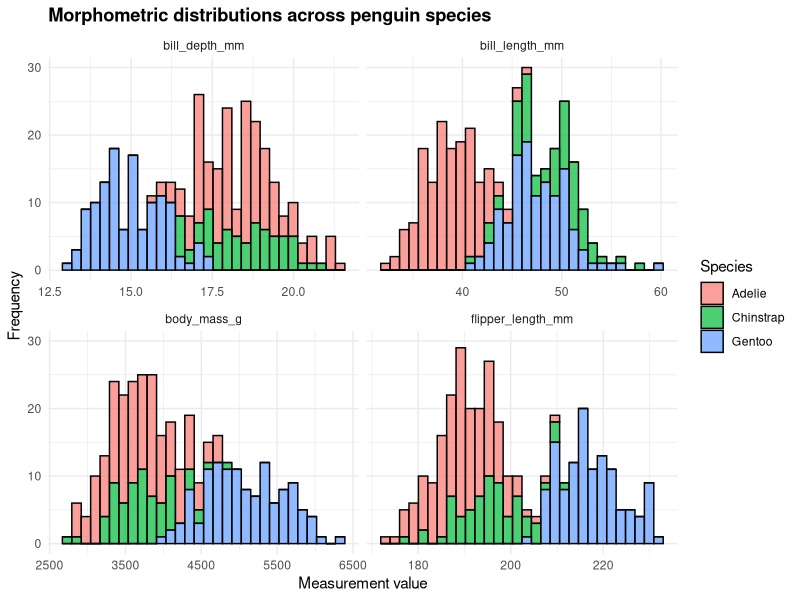

This figure's R source:
## ---- chunk 1
knitr::opts_chunk$set(
  echo = TRUE,
  include = TRUE,
  message = FALSE,
  warning = FALSE)
## ---- chunk 2
#| message: true
#| warning: false
rm(list = ls())
## ---- chunk 3
# in the console:
#   credentials::git_credential_ask()
#   usethis::git_sitrep()

# if error message comes up that default branch is origin when it should be "main", enter this in the console:
#   usethis::git_default_branch_rediscover()

# in the console:
#   usethis::use_git()
#   usethis::use_github()

# in RStudio terminal:
  # git remote add origin https://github.com/katiedyck/MB5370_Module02.git
  # git push -u origin main
  # git push
## ---- chunk 4
# Load all required packages for this workshop
library(tidyverse)  # includes `stringr` and `lubridate` packages
library(here)
library(readxl)
library(palmerpenguins)
## ---- chunk 5
table1 <- table1
print(table1)
## ---- chunk 6
table2 <- table2
print(table2)

table3 <- table3
print(table3)
## ---- chunk 7
table1 |> 
  pivot_longer(cols = c("cases", "population"),
               names_to = "case_type",
               values_to = "case_count")
## ---- chunk 8
table2 |> 
  pivot_wider(names_from = "type", values_from = "count")
## ---- chunk 9
billboard <- billboard
billboard
## ---- chunk 10
billboard |> 
  pivot_longer(cols = starts_with("wk"),
               names_to = "week",
               values_to = "rank")
## ---- chunk 11
billboard |> 
  pivot_longer(cols = starts_with("wk"),
               names_to = "week",
               values_to = "rank",
               values_drop_na = TRUE)
## ---- chunk 12
billboard |> 
  pivot_longer(cols = starts_with("wk"),
               names_to = "week",
               values_to = "rank",
               values_drop_na = TRUE,
               names_prefix = "wk") |> 
  mutate(week = as.numeric(week))
## ---- chunk 13
cms_patient_experience <- cms_patient_experience
cms_patient_experience
## ---- chunk 14
cms_patient_experience |> 
  distinct(measure_cd, measure_title)
## ---- chunk 15
cms_patient_experience |> 
  pivot_wider(id_cols = starts_with("org"),   # tells pivot_wider which columns have values that are unique to each row
              names_from = measure_title,
              values_from = prf_rate)
## ---- chunk 16
penguins <- penguins
penguins
## ---- chunk 17
penguins_long <- penguins |> 
  pivot_longer(cols = c(bill_length_mm, bill_depth_mm, flipper_length_mm, body_mass_g),
               names_to = "measurement_type",
               values_to = "value")

penguins_long
## ---- chunk 18
penguins_long |> 
  drop_na(value) |> 
  ggplot(aes(x = value, fill = species)) +
  geom_histogram(bins = 30, alpha = 0.7, colour = "black") +
  facet_wrap(~ measurement_type, scales = "free_x") +
  theme_minimal() +
  labs(title = "Morphometric distributions across penguin species",
       x = "Measurement value",
       y = "Frequency") +
  theme(plot.title = element_text(face = "bold")) +
  scale_fill_discrete(name = "Species")

## ---- chunk 19
mass_summary <- penguins |> 
  drop_na(body_mass_g) |> 
  group_by(species, island) |> 
  summarise(mean_mass = mean(body_mass_g))

mass_summary
## ---- chunk 20
mass_matrix <- mass_summary |> 
  pivot_wider(names_from = island,     # which column provides new column headers
              values_from = mean_mass)   # which columns provides values to fill new columns

mass_matrix
# NA values mean no penguins of that species were found on that island
## ---- chunk 21
table3
## ---- chunk 22
table3 |> 
  separate(rate, into = c("cases", "population"))
## ---- chunk 23
table3 |> 
  separate(rate, into = c("cases", "population"), sep = "/")
# gives the same output as the previous code chunk
## ---- chunk 24
table3 |> 
  separate(rate, into = c("cases", "population"), sep = "/") |> 
  mutate(cases = as.numeric(cases),
         population = as.numeric(population))

# OR

table3 |> 
  separate(rate, into = c("cases", "population"), sep = "/", convert = TRUE)
## ---- chunk 25
table3 |> 
  separate(year, into = c("century", "year"), sep = 2)
## ---- chunk 26
table5

table5 |> 
  unite(new, century, year, sep = "")   # no separator - default is "_"
## ---- chunk 27
# Very messy data frame of field sites
messy_sites <- tibble(
  site_id = c(" Nelly Bay", "nelly_bay", "NELLY BAY", " Geoffrey_Bay ", "geoffrey bay")
)

print(messy_sites)

# Using stringr within mutate to standardize the text
clean_sites <- messy_sites |>
  mutate(
    # 1. Convert everything to lowercase
    site_clean = str_to_lower(site_id),
    # 2. Replace any spaces with underscores
    site_clean = str_replace_all(site_clean, pattern = " ", replacement = "_"),
    # 3. Trim any leading or trailing whitespace (invisible spaces at the ends)
    site_clean = str_trim(site_clean),
    # 4. Remove any trailing or leading underscores
    site_clean = str_replace_all(site_clean, pattern = "^_+|_+$", replacement = ""),
    # 5. Replace underscores with spaces
    site_clean = str_replace_all(site_clean, pattern = "_", replacement = " "),
    # 6. Convert to title case (first letter of each word capitalized)
    site_clean = str_to_title(site_clean)
  )

print(clean_sites)
## ---- chunk 28
date_1 <- dmy("25/12/2026")
date_2 <- ymd("2026-12-25")

# R now recognizes these as identical Date objects
date_1 == date_2
## ---- chunk 29
# A tibble of raw sensor data with a messy character timestamp
sensor_data <- tibble(
  raw_time = c("14-05-2026 08:30:00", "14-05-2026 08:45:00", "14-05-2026 09:00:00"),
  temperature = c(24.5, 24.6, 24.4)
)

# Converting character strings to true POSIXct datetime objects
sensor_clean <- sensor_data |>
  mutate(
    true_time = dmy_hms(raw_time)
  )

print(sensor_clean)
## ---- chunk 30
# Table 1: Biological observation data
observations <- tibble(
  site_code = c("NB", "GB", "MI", "NB", "HB"),
  species = c("Trout", "Snapper", "Trout", "Cod", "Trout"),
  count = c(5, 2, 1, 3, 8)
)

print(observations)

# Table 2: Spatial metadata
site_metadata <- tibble(
  site_code = c("NB", "GB", "MI", "RP", "WP"),
  zone = c("Marine National Park", "Conservation Park", "Habitat Protection", "General Use", "Other Use"),
  lat = c(-19.16, -19.15, -19.14, -19.12, -19.11)
)

print(site_metadata)
## ---- chunk 31
joined_data <- observations |> 
  left_join(site_metadata, by = join_by(site_code))

print(joined_data)
## ---- chunk 32
matched_data <- observations |>
  inner_join(site_metadata, by = join_by(site_code))

print(matched_data)
## ---- chunk 33
# Which observations are missing from our metadata dictionary?
missing_context <- observations |>
  anti_join(site_metadata, by = join_by(site_code))

print(missing_context)
## ---- chunk 34
# Raw data from an old temperature logger
logger_data <- tibble(
  depth_m = c(10, 20, 30, 40),
  temp_c = c(24.5, 24.1, -999, 23.5)) # -999 is a known sensor error code

# Convert the -999 error codes to true NA values
fixed_logger <- logger_data |>
  mutate(temp_c = na_if(temp_c, -999))

print(fixed_logger)
